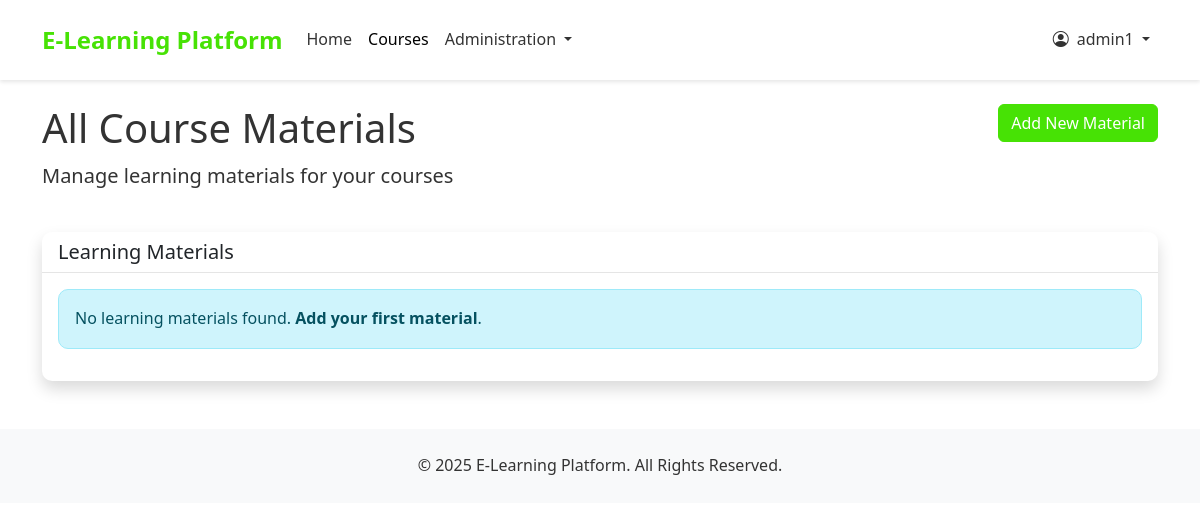
/courses/materials/ (signed in), run on an earlier commit of the app's database.
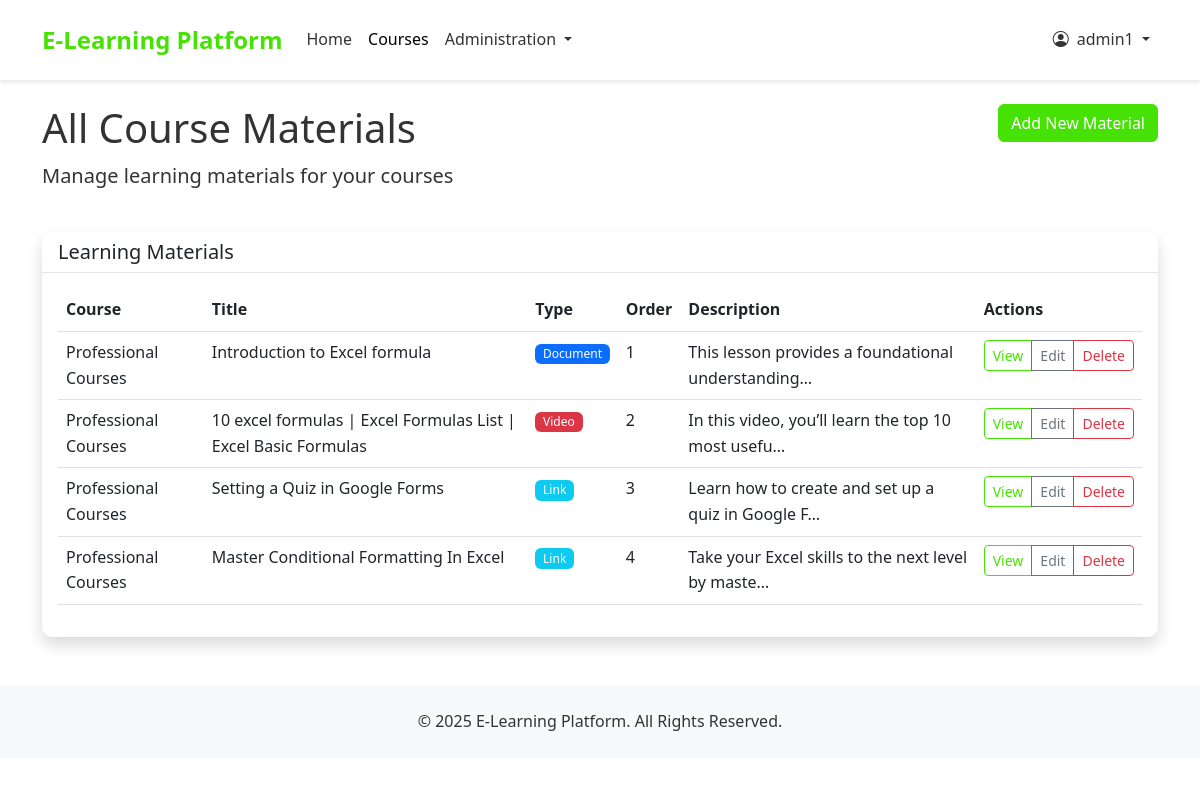
And on a later commit of the database.
### courses/models.py (models this page shows, shortened)
class CourseMaterial(models.Model):
    MATERIAL_TYPES = (
        ('document', 'Document'),
        ('video', 'Video'),
        ('image', 'Image'),
        ('link', 'External Link'),
    )
    course = models.ForeignKey(Course, on_delete=models.CASCADE, related_name='materials')
    title = models.CharField(max_length=200)
    description = models.TextField(blank=True, null=True)
    material_type = models.CharField(max_length=20, choices=MATERIAL_TYPES)
    file = models.FileField(upload_to='course_materials/', null=True, blank=True)
    external_url = models.URLField(null=True, blank=True)
    created_at = models.DateTimeField(auto_now_add=True)
    order = models.PositiveIntegerField(default=0)
    class Meta:
        ordering = ['order']

class Course(models.Model):
    title = models.CharField(max_length=200)
    slug = models.SlugField(max_length=200, unique=True, blank=True)
    description = models.TextField()
    overview = models.TextField(blank=True, null=True)
    placement_test_price = models.DecimalField(max_digits=6, decimal_places=2)
    is_active = models.BooleanField(default=True)
    created_at = models.DateTimeField(auto_now_add=True)
    updated_at = models.DateTimeField(auto_now=True)

### courses/views.py (the view, shortened to what this page needs)
# urls.py: path('materials/', views.material_list, name='material_list'),
@login_required
@user_passes_test(is_teacher_or_admin)
def material_list(request, course_id=None):
    if course_id:
        course = get_object_or_404(Course, id=course_id)
        materials = CourseMaterial.objects.filter(course=course).order_by('order', 'title')
        title = f"Materials for {course.title}"
    else:
        if request.user.is_staff or request.user.is_superuser:
            materials = CourseMaterial.objects.all().order_by('course__title', 'order', 'title')
        title = "All Course Materials"
        course = None
    context = {
        'materials': materials,
        'title': title,
        'course': course
    }
    return render(request, 'courses/material_list.html', context)

### courses/views.py (called while the page is built)
def is_teacher_or_admin(user):
    return user.user_type == 'teacher' or user.is_staff or user.is_superuser

### templates/courses/material_list.html (shortened to what the changed rows need)
{% extends 'base.html' %}
{% block content %}
<div class="row mb-4">
    <div class="col-md-8">
        <h1>{{ title }}</h1>
    </div>
</div>
<div class="row">
    <div class="col-12">
        <div class="card shadow">
            <div class="card-body">
                {% if materials %}
                    <div class="table-responsive">
                        <table class="table">
                            <thead>
                                <tr>
                                    {% if not course %}
                                        <th>Course</th>
                                    {% endif %}
                                    <th>Title</th>
                                    <th>Type</th>
                                    <th>Order</th>
                                    <th>Description</th>
                                    <th>Actions</th>
                                </tr>
                            </thead>
                            <tbody>
                                {% for material in materials %}
                                    <tr>
                                        {% if not course %}
                                            <td>{{ material.course.title }}</td>
                                        {% endif %}
                                        <td>{{ material.title }}</td>
                                        <td>
                                            <span class="badge
                                                {% if material.material_type == 'document' %}bg-primary
                                                {% elif material.material_type == 'video' %}bg-danger
                                                {% elif material.material_type == 'image' %}bg-success
                                                {% else %}bg-info{% endif %}">
                                                {{ material.material_type|title }}
                                            </span>
                                        </td>
                                        <td>{{ material.order }}</td>
                                        <td>{{ material.description|truncatechars:50 }}</td>
                                        <td>
                                            <div class="btn-group">
                                                {% if material.material_type == 'link' %}
                                                    <a href="{{ material.external_url }}" target="_blank" class="btn btn-sm btn-outline-primary">View</a>
                                                {% elif material.file %}
                                                    <a href="{{ material.file.url }}" target="_blank" class="btn btn-sm btn-outline-primary">View</a>
                                                {% endif %}
                                                <a href="{% url 'material_update' material.id %}" class="btn btn-sm btn-outline-secondary">Edit</a>
                                                <a href="{% url 'material_delete' material.id %}" class="btn btn-sm btn-outline-danger">Delete</a>
                                            </div>
                                        </td>
                                    </tr>
                                {% endfor %}
                            </tbody>
                        </table>
                    </div>
                {% else %}
                    <div class="alert alert-info">
                        <p class="mb-0">No learning materials found.
                        {% if course %}
                            <a href="{% url 'material_create_for_course' course.id %}" class="alert-link">Add your first material</a>.
                        {% else %}
                            <a href="{% url 'material_create' %}" class="alert-link">Add your first material</a>.
                        {% endif %}
                        </p>
                    </div>
                {% endif %}
            </div>
        </div>
    </div>
</div>
{% endblock %}

What changed in the data, as far as the page shows it:
added CourseMaterial: course "Professional Courses", title "Introduction to Excel formula", material_type "Document", order "1", description "This lesson provides a foundational understanding…"
added CourseMaterial: course "Professional Courses", title "10 excel formulas | Excel Formulas List | Excel Basic Formulas", material_type "Video", order "2", description "In this video, you’ll learn the top 10 most usefu…"
added CourseMaterial: course "Professional Courses", title "Setting a Quiz in Google Forms", material_type "Link", order "3", description "Learn how to create and set up a quiz in Google F…"
added CourseMaterial: course "Professional Courses", title "Master Conditional Formatting In Excel", material_type "Link", order "4", description "Take your Excel skills to the next level by maste…"
Also different on the page:
text no longer shown: "No learning materials found. Add your first material ."
text now shown: "Course Title Type Order Description Actions"
